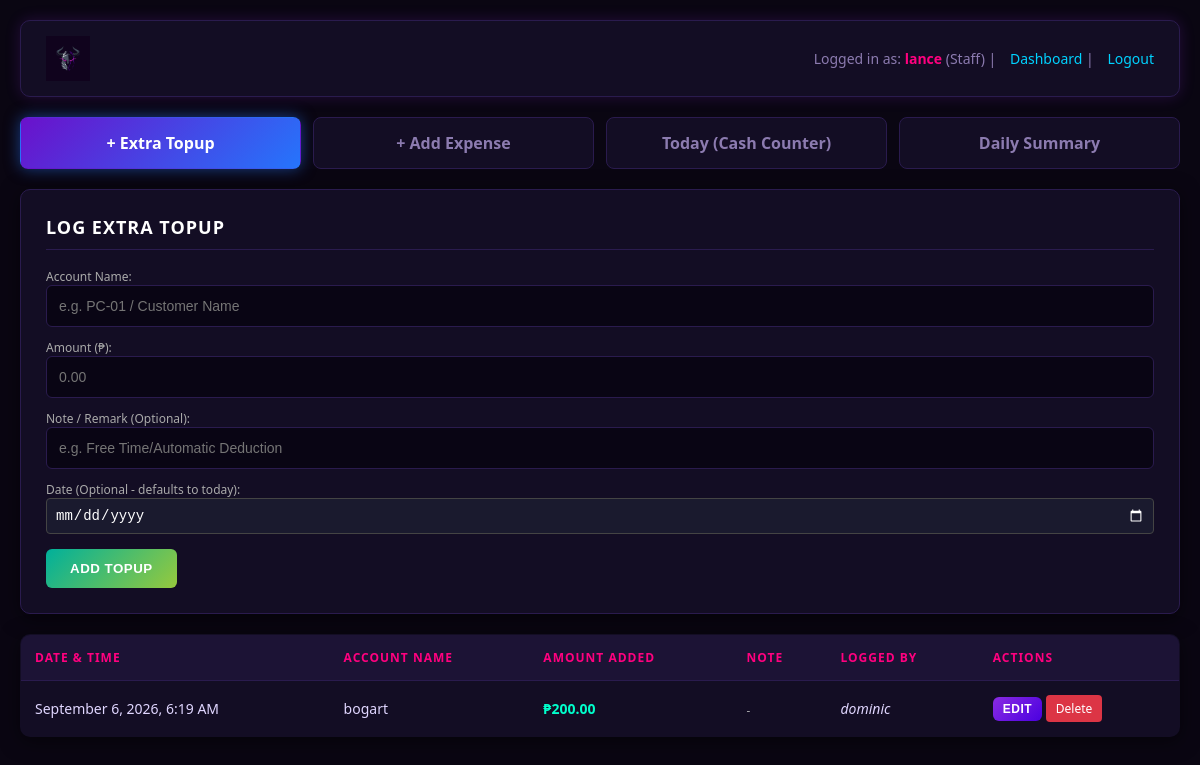
Page /index.php (signed in) on the committed database.
### tables this page shows
CREATE TABLE `balance_logs` (
  `id` int(11) NOT NULL,
  `date_time` datetime DEFAULT current_timestamp(),
  `account_name` varchar(100) NOT NULL,
  `topup_added` decimal(10,2) NOT NULL,
  `payment_method` varchar(50) NOT NULL,
  `notes` varchar(255) DEFAULT NULL,
  `logged_by` varchar(50) NOT NULL
);

### index.php (the view, shortened to what this page needs)
<?php
require 'db.php';
$logged_user = $_SESSION['username'];
$user_role   = $_SESSION['role'] ?? 'staff';
$active_tab  = $_GET['tab'] ?? 'balance';
$balances = $pdo->query("SELECT * FROM balance_logs ORDER BY date_time DESC")->fetchAll(PDO::FETCH_ASSOC);
?>
<!DOCTYPE html>
<html>
<head>
    <link rel="stylesheet" type="text/css" href="style.css">
</head>
<body>
    <div class="header">
        <div class="brand-section">
            <img src="heroics-title.png" alt="Heroics Gaming Lounge" class="brand-title" style="height: 45px; width: auto;">
        </div>
        <div class="header-user">
            Logged in as: <b><?= htmlspecialchars($logged_user); ?></b> (<?= ucfirst($user_role) ?>) |
            <a href="index.php">Dashboard</a> |
            <a href="logout.php">Logout</a>
        </div>
    </div>
    <div class="nav-buttons">
        <a href="index.php?tab=balance" class="nav-btn <?= $active_tab === 'balance' ? 'active' : '' ?>">+ Extra Topup</a>
        <a href="index.php?tab=expense" class="nav-btn <?= $active_tab === 'expense' ? 'active' : '' ?>">+ Add Expense</a>
        <a href="index.php?tab=today" class="nav-btn <?= $active_tab === 'today' ? 'active' : '' ?>">Today (Cash Counter)</a>
        <a href="summary.php" class="nav-btn">Daily Summary</a>
    </div>
    <?php if ($active_tab === 'balance'): ?>
    <div class="box">
        <h3>Log Extra Topup</h3>
        <form method="POST" action="index.php?tab=balance">
            <div class="form-group" style="margin-bottom: 12px;">
                <label style="display:block; font-size:12px; color:#aaa;">Account Name:</label>
                <input type="text" name="account_name" required placeholder="e.g. PC-01 / Customer Name">
            </div>
            <div class="form-group" style="margin-bottom: 12px;">
                <label style="display:block; font-size:12px; color:#aaa;">Amount (₱):</label>
                <input type="number" step="0.01" name="topup_added" required placeholder="0.00">
            </div>
            <div class="form-group" style="margin-bottom: 12px;">
                <label style="display:block; font-size:12px; color:#aaa;">Note / Remark (Optional):</label>
                <input type="text" name="note" placeholder="e.g. Free Time/Automatic Deduction">
            </div>
            <div class="form-group" style="margin-bottom: 15px;">
                <label style="display:block; font-size:12px; color:#aaa;">Date (Optional - defaults to today):</label>
                <input type="date" name="custom_date" style="color-scheme: dark; padding: 8px; width: 100%; border-radius: 4px; border: 1px solid #444; background: #1a1a2e; color: #fff;">
            </div>
            <button type="submit" class="btn btn-green">Add Topup</button>
        </form>
    </div>
    <table>
        <thead>
            <tr>
                <th>Date & Time</th>
                <th>Account Name</th>
                <th>Amount Added</th>
                <th>Note</th>
                <th>Logged By</th>
                <th>Actions</th>
            </tr>
        </thead>
        <tbody>
            <?php foreach ($balances as $r): ?>
            <tr id="view_b_<?= $r['id'] ?>">
                <td><?= date('F j, Y, g:i A', strtotime($r['date_time'])) ?></td>
                <td><?= htmlspecialchars($r['account_name']) ?></td>
                <td style="color: #00ffcc; font-weight: bold;">₱<?= number_format($r['topup_added'], 2) ?></td>
                <td><small style="color: #bbb;"><?= htmlspecialchars($r['note'] ?? '-') ?></small></td>
                <td><i><?= htmlspecialchars($r['logged_by']) ?></i></td>
                <td>
                    <button class="btn" style="padding: 5px 10px; font-size:12px;" onclick="toggleEdit('b_<?= $r['id'] ?>')">Edit</button>
                    <a href="index.php?tab=balance&delete_tbl=balance_logs&del_id=<?= $r['id'] ?>&csrf_token=<?= $_SESSION['csrf_token'] ?>" onclick="return confirm('Delete this log?')" class="btn-danger" style="text-decoration:none; display:inline-block; padding: 5px 10px; font-size:12px;">Delete</a>
                </td>
            </tr>
            <?php endforeach; ?>
        </tbody>
    </table>
    <?php endif; ?>
</body>
</html>

### style.css (style rules this page uses)
:root { --bg-dark: #0a0612; --card-bg: #130d24; --border-color: #2a1b4e; --primary-purple: #8a2be2; --neon-pink: #ff007f; --neon-blue: #00d2ff; --text-light: #e0d6ff; --text-muted: #8c7bb0; }
body { font-family: 'Segoe UI', Tahoma, Geneva, Verdana, sans-serif; margin: 0; padding: 20px; background-color: var(--bg-dark); color: var(--text-light); }
.header { display: flex; justify-content: space-between; align-items: center; background: var(--card-bg); padding: 15px 25px; border-radius: 10px; border: 1px solid var(--border-color); box-shadow: 0 0 15px rgba(138, 43, 226, 0.2); margin-bottom: 20px; }
.brand-section { display: flex; align-items: center; gap: 15px; }
.brand-title { height: 35px; width: auto; }
.header-user { font-size: 14px; color: var(--text-muted); }
.header-user b { color: var(--neon-pink); }
.header-user a { color: var(--neon-blue); text-decoration: none; margin-left: 10px; }
.nav-buttons { display: flex; gap: 12px; margin-bottom: 20px; }
.nav-btn { flex: 1; text-align: center; padding: 14px; background: var(--card-bg); color: var(--text-muted); text-decoration: none; font-weight: bold; border-radius: 8px; border: 1px solid var(--border-color); transition: all 0.3s ease; }
.nav-btn.active { background: linear-gradient(135deg, #6a11cb 0%, #2575fc 100%); color: #fff; border-color: transparent; box-shadow: 0 0 15px rgba(37, 117, 252, 0.5); }
.box { background: var(--card-bg); padding: 25px; border-radius: 10px; border: 1px solid var(--border-color); box-shadow: 0 4px 20px rgba(0, 0, 0, 0.5); margin-bottom: 20px; }
.box h3 { margin-top: 0; color: #fff; text-transform: uppercase; letter-spacing: 1px; font-size: 18px; border-bottom: 1px solid var(--border-color); padding-bottom: 10px; }
input, select { padding: 12px; background: #090514; border: 1px solid var(--border-color); border-radius: 6px; font-size: 14px; color: #fff; width: 100%; box-sizing: border-box; outline: none; transition: border 0.3s ease; }
button.btn { background: linear-gradient(135deg, #8a2be2, #4a00e0); color: white; border: none; padding: 12px 24px; border-radius: 6px; cursor: pointer; font-weight: bold; text-transform: uppercase; letter-spacing: 0.5px; transition: transform 0.2s, box-shadow 0.2s; }
button.btn-green { background: linear-gradient(135deg, #00b09b, #96c93d); }
button.btn-danger, a.btn-danger { background: #dc3545; color: white; border: none; padding: 6px 12px; border-radius: 4px; cursor: pointer; font-size: 12px; }
table { width: 100%; border-collapse: collapse; background: var(--card-bg); border-radius: 10px; overflow: hidden; border: 1px solid var(--border-color); box-shadow: 0 4px 20px rgba(0, 0, 0, 0.5); }
th, td { border-bottom: 1px solid var(--border-color); padding: 14px; text-align: left; font-size: 14px; }
th { background: #1c1335; color: var(--neon-pink); text-transform: uppercase; font-size: 12px; letter-spacing: 1px; }

### rows in the picture
balance_logs: date_time "September 6, 2026, 6:19 AM", account_name "bogart", topup_added "200.00", note "-", logged_by "dominic"

### other values in the picture
$logged_user "lance"
$user_role "Staff"
